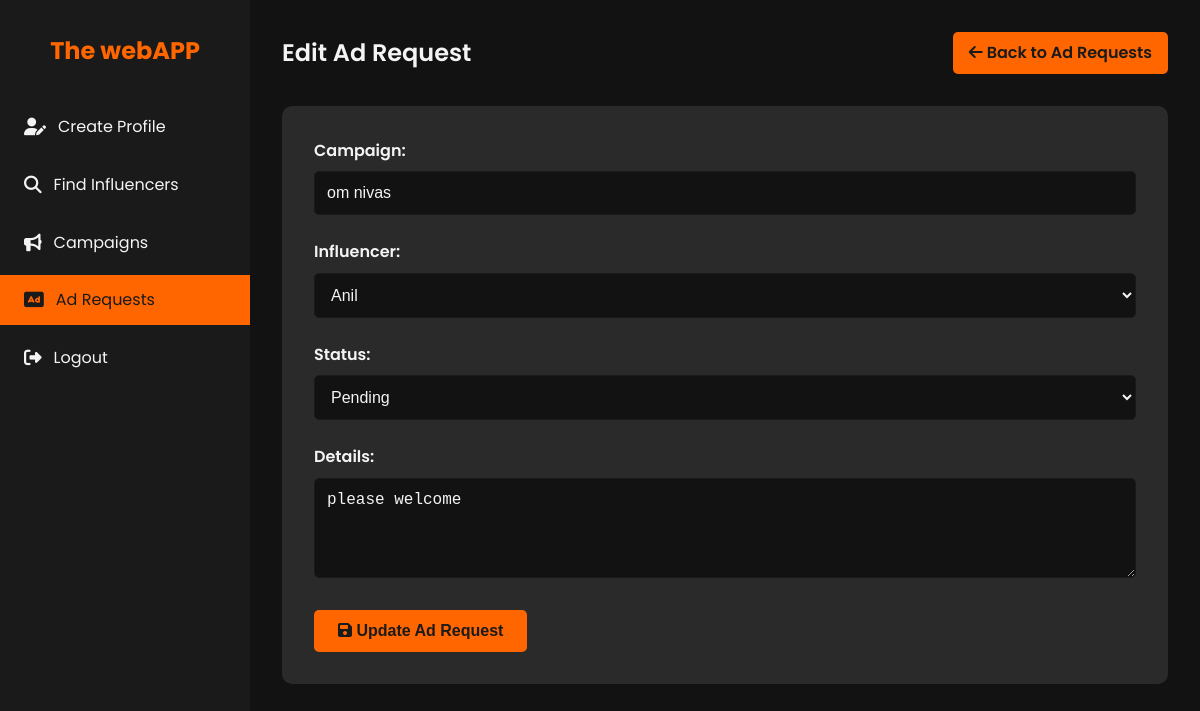
The page /ad_requests/edit/1 on the database its author committed.
### models.py (models this page shows, shortened)
class Campaign(db.Model):
    id = db.Column(db.Integer, primary_key=True)
    sponsor_id = db.Column(db.Integer, db.ForeignKey('sponsor.id', ondelete='SET NULL'), nullable=True)
    title = db.Column(db.String(120), nullable=False)
    company_name= db.Column(db.String(120), nullable=False)
    description = db.Column(db.Text)
    budget = db.Column(db.Float)
    category = db.Column(db.String(120))
    status = db.Column(db.String(50), nullable=False)  # active, completed, flagged
    start_date = db.Column(db.DateTime)
    end_date = db.Column(db.DateTime)
    is_public = db.Column(db.Boolean, default=True)
    sponsor = db.relationship('Sponsor', backref=db.backref('campaigns', lazy=True, cascade='all, delete-orphan'))

class AdRequest(db.Model):
    id = db.Column(db.Integer, primary_key=True)
    campaign_id = db.Column(db.Integer, db.ForeignKey('campaign.id', ondelete='CASCADE'), nullable=False)
    influencer_id = db.Column(db.Integer, db.ForeignKey('influencer.id', ondelete='CASCADE'), nullable=False)
    status = db.Column(db.String(50), nullable=False)  # pending, accepted, rejected, negotiated
    details = db.Column(db.Text)
    negotiation_terms = db.Column(db.Text)
    communication_log = db.Column(db.Text)
    renegotiation_email = db.Column(db.String(120), nullable=False)
    company_name = db.Column(db.String(120), nullable=False)
    created_at = db.Column(db.DateTime, default=datetime.utcnow)
    updated_at = db.Column(db.DateTime, default=datetime.utcnow, onupdate=datetime.utcnow)
    campaign = db.relationship('Campaign', backref=db.backref('ad_requests', lazy=True, cascade='all, delete-orphan'))
    influencer = db.relationship('Influencer', backref=db.backref('ad_requests', lazy=True, cascade='all, delete-orphan'))

class User(db.Model, UserMixin):
    id = db.Column(db.Integer, primary_key=True)
    username = db.Column(db.String(80), unique=True, nullable=False)
    password = db.Column(db.String(200), nullable=False)
    email = db.Column(db.String(120), unique=True, nullable=False)
    role = db.Column(db.String(50), nullable=False)  # admin, sponsor, influencer
    is_active = db.Column(db.Boolean, default=True)
    sponsor = db.relationship('Sponsor', back_populates='user', uselist=False)
    influencer = db.relationship('Influencer', back_populates='user', uselist=False)

### app.py (the view, shortened to what this page needs)
    @app.route('/ad_requests/edit/<int:id>', methods=['GET', 'POST'])
    def edit_ad_request(id):
        ad_request = AdRequest.query.get_or_404(id)
        influencers = Influencer.query.all()
        return render_template('edit_ad_request.html', ad_request=ad_request, influencers=influencers)

### templates/edit_ad_request.html (shortened to what this page needs)
<!DOCTYPE html>
<html lang="en">
<head>
    <link rel="stylesheet" href="https://cdnjs.cloudflare.com/ajax/libs/font-awesome/6.1.1/css/all.min.css">
</head>
<body>
    <div class="dashboard">
        <aside class="sidebar">
            <div class="logo">
                <h1>The webAPP</h1>
            </div>
            <nav>
                <ul class="nav-menu">
                    <li class="nav-item">
                        <a href="{{ url_for('sponsor_profile') }}" class="nav-link">
                            <i class="fas fa-user-edit"></i> Create Profile
                        </a>
                    </li>
                    <li class="nav-item">
                        <a href="{{ url_for('search_influencers') }}" class="nav-link">
                            <i class="fas fa-search"></i> Find Influencers
                        </a>
                    </li>
                    <li class="nav-item">
                        <a href="{{ url_for('campaigns_list') }}" class="nav-link">
                            <i class="fas fa-bullhorn"></i> Campaigns
                        </a>
                    </li>
                    <li class="nav-item">
                        <a href="{{ url_for('list_ad_requests') }}" class="nav-link active">
                            <i class="fas fa-ad"></i> Ad Requests
                        </a>
                    </li>
                    <li class="nav-item">
                        <a href="{{ url_for('logout') }}" class="nav-link">
                            <i class="fas fa-sign-out-alt"></i> Logout
                        </a>
                    </li>
                </ul>
            </nav>
        </aside>
        <main class="main-content">
            <header class="header">
                <h1 class="welcome-text">Edit Ad Request</h1>
                <a href="{{ url_for('list_ad_requests') }}" class="btn">
                    <i class="fas fa-arrow-left"></i> Back to Ad Requests
                </a>
            </header>
            <section class="form-container">
                <form action="{{ url_for('edit_ad_request', id=ad_request.id) }}" method="POST">
                    <div class="form-group">
                        <label for="campaign_id">Campaign:</label>
                        <input type="text" id="campaign_id" class="form-control" value="{{ ad_request.campaign.title }}" readonly>
                    </div>
                    <div class="form-group">
                        <label for="influencer_id">Influencer:</label>
                        <select name="influencer_id" id="influencer_id" class="form-control" required>
                            {% for influencer in influencers %}
                            <option value="{{ influencer.id }}" {% if influencer.id == ad_request.influencer_id %}selected{% endif %}>{{ influencer.user.username }}</option>
                            {% endfor %}
                        </select>
                    </div>
                    <div class="form-group">
                        <label for="status">Status:</label>
                        <select name="status" id="status" class="form-control" required>
                            <option value="pending" {% if ad_request.status == 'pending' %}selected{% endif %}>Pending</option>
                        </select>
                    </div>
                    <div class="form-group">
                        <label for="details">Details:</label>
                        <textarea name="details" id="details" rows="4" class="form-control">{{ ad_request.details }}</textarea>
                    </div>
                    <button type="submit" class="btn-submit">
                        <i class="fas fa-save"></i> Update Ad Request
                    </button>
                </form>
            </section>
        </main>
    </div>
</body>
</html>

### templates/edit_ad_request.html (style rules this page uses)
:root { --primary-color: #1a1a1a; --secondary-color: #ff6600; --text-color: #f4f4f4; --bg-color: #121212; --card-bg-color: #2a2a2a; --hover-color: #ff8533; }
* { margin: 0; padding: 0; box-sizing: border-box; }
body { font-family: 'Poppins', sans-serif; line-height: 1.6; color: var(--text-color); background-color: var(--bg-color); }
.dashboard { display: flex; min-height: 100vh; }
.sidebar { width: 250px; background-color: var(--primary-color); padding: 2rem 0; position: fixed; height: 100vh; overflow-y: auto; }
.logo { text-align: center; margin-bottom: 2rem; }
.logo h1 { color: var(--secondary-color); font-size: 1.5rem; }
.nav-menu { list-style-type: none; }
.nav-item { margin-bottom: 0.5rem; }
.nav-link { display: flex; align-items: center; padding: 0.75rem 1.5rem; color: var(--text-color); text-decoration: none; transition: all 0.3s ease; }
.nav-link:hover, .nav-link.active { background-color: var(--secondary-color); color: var(--primary-color); }
.nav-link i { margin-right: 0.75rem; font-size: 1.1rem; }
.main-content { flex-grow: 1; margin-left: 250px; padding: 2rem; }
.header { display: flex; justify-content: space-between; align-items: center; margin-bottom: 2rem; }
.welcome-text { font-size: 1.5rem; font-weight: 600; }
.btn { background-color: var(--secondary-color); color: var(--primary-color); padding: 0.5rem 1rem; border: none; border-radius: 5px; cursor: pointer; font-weight: 600; transition: all 0.3s ease; text-decoration: none; display: inline-block; }
.form-container { background-color: var(--card-bg-color); border-radius: 10px; padding: 2rem; }
.form-group { margin-bottom: 1.5rem; }
.form-group label { display: block; margin-bottom: 0.5rem; font-weight: 600; }
.form-control { width: 100%; padding: 0.75rem; border: 1px solid var(--primary-color); border-radius: 5px; background-color: var(--bg-color); color: var(--text-color); font-size: 1rem; }
textarea.form-control { min-height: 100px; resize: vertical; }
.btn-submit { background-color: var(--secondary-color); color: var(--primary-color); padding: 0.75rem 1.5rem; border: none; border-radius: 5px; cursor: pointer; font-weight: 600; font-size: 1rem; transition: all 0.3s ease; }

### rows shown on the page
Campaign: campaign "om nivas"
AdRequest: influencer_id "Anil", status "Pending", details "please welcome"
